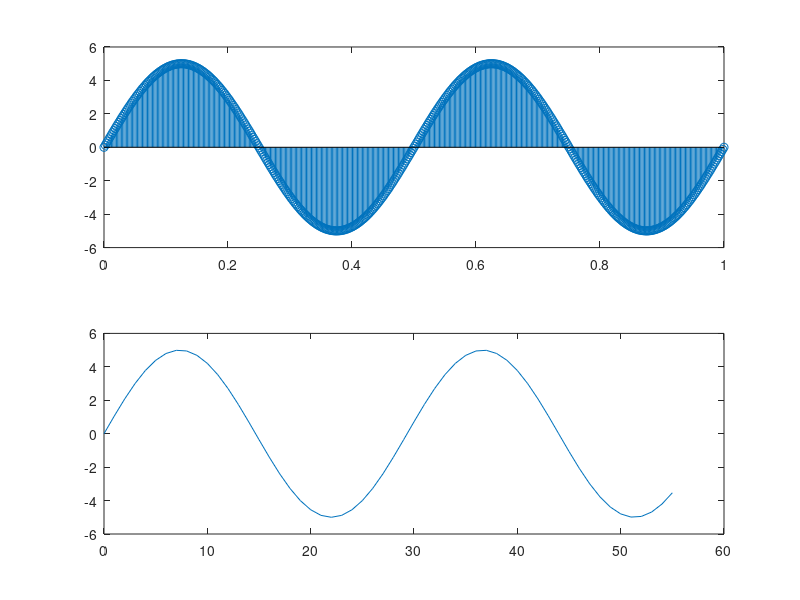

Reproduce this figure in MATLAB.
% continuous form x(t) = 5*sin(2*pi*1000*t)

f = 1000;
t = linspace(0,1,500);
x = 5*sin(2*pi*f*t);
subplot(2,1,1);
stem(t,x);

% discrete form x(n) = 5*sin(2*pi*n*f/fs)

Fs = 44000;
Ts = 1/Fs;
n = 0:55;
xs = 5*sin(3*pi*f*Ts*n);
subplot(2,1,2);
plot(n,xs);

